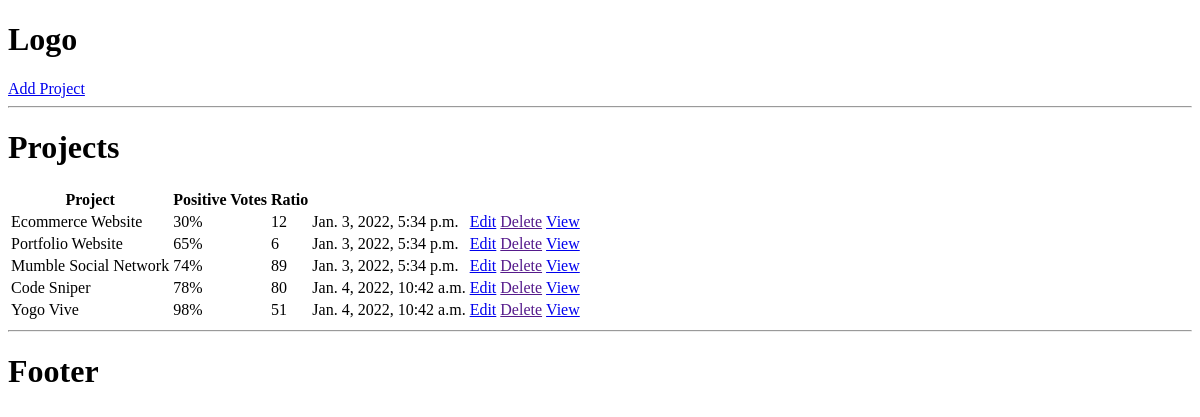
Before: / with the older database file.
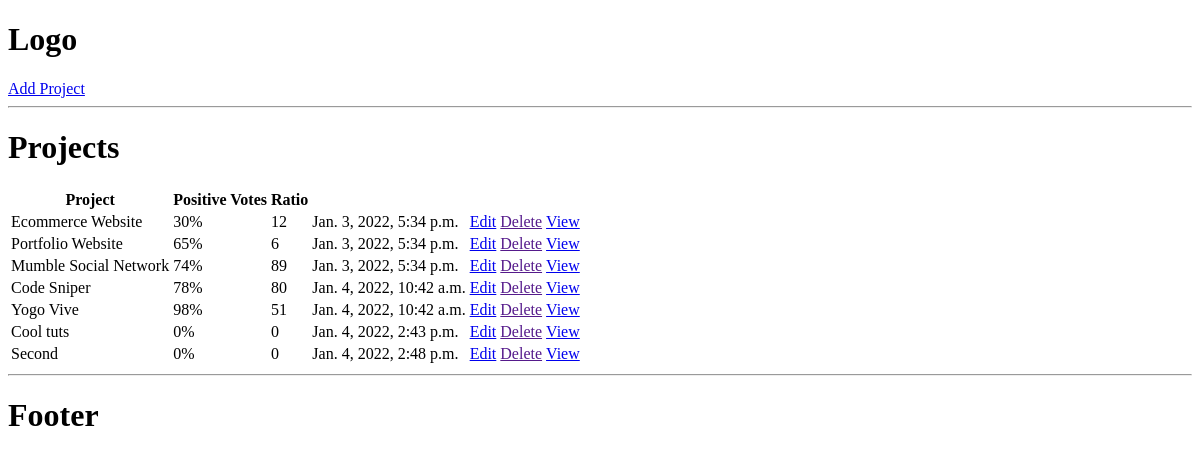
After: the same page with the newer database file.
### base/models.py (models this page shows, shortened)
class Project(models.Model):
    title = models.CharField(max_length=256)
    description = models.TextField(null=True, blank=True)
    demo_link = models.CharField(max_length=2048, null=True, blank=True)
    source_link = models.CharField(max_length=2048, null=True, blank=True)
    tags = models.ManyToManyField('Tag', blank=True)
    vote_total = models.IntegerField(default=0, null=True, blank=True)
    vote_ratio = models.IntegerField(default=0, null=True, blank=True)
    created = models.DateTimeField(auto_now_add=True)
    id = models.UUIDField(default=uuid.uuid4, unique=True, primary_key=True, editable=False)

### base/views.py (the view)
# urls.py: path('', views.projects, name='projects'),
def projects(request):
    projects = Project.objects.all()
    context = {'projects': projects}
    return render(request, 'base/projects.html', context)

### base/templates/base/projects.html
{% extends 'main.html' %}
{% block content %}
    <h1>Projects</h1>
    <table>
        <tr>
            <th>Project</th>
            <th>Positive Votes</th>
            <th>Ratio</th>
            <th></th>
            <th></th>
        </tr>
        {% for project in projects %}
            <tr>
                <td>{{ project.title }}</td>
                <td>{{ project.vote_ratio }}%</td>
                <td>{{ project.vote_total }}</td>
                <td>{{ project.created }}</td>
                <td><a href="{% url 'update-project' project.id %}">Edit</a></td>
                <td><a href="">Delete</a></td>
                <td><a href="{% url 'project' project.id %}">View</a></td>
            </tr>
        {% endfor %}
    </table>
{% endblock content %}

### templates/main.html (shortened to what this page needs)
<!doctype html>
<html lang="en">
<head>
</head>
<body>
    {% include 'navbar.html' %}
    {% block content %}
    {% endblock content %}
    {% include 'footer.html' %}
</body>
</html>

### templates/navbar.html
<h1>Logo</h1>
<a href="{% url 'create-project' %}">Add Project</a>
<hr>

### templates/footer.html
<hr>
<h1>Footer</h1>

Changed rows visible on the page:
added Project: title "Cool tuts", vote_ratio "0", vote_total "0", created "Jan. 4, 2022, 2:43 p.m."
added Project: title "Second", vote_ratio "0", vote_total "0", created "Jan. 4, 2022, 2:48 p.m."
